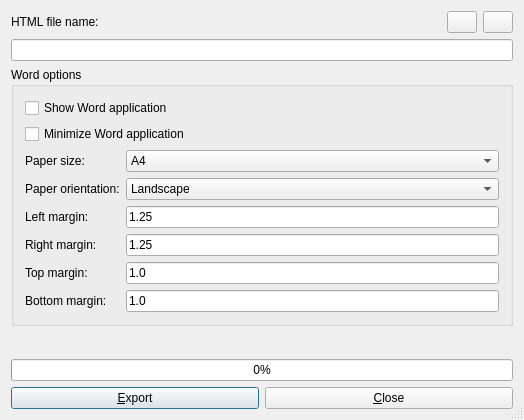
<ui version="4.0" >
 <class>ExportWordDialog_base</class>
 <widget class="QDialog" name="ExportWordDialog_base" >
  <property name="geometry" >
   <rect>
    <x>0</x>
    <y>0</y>
    <width>524</width>
    <height>420</height>
   </rect>
  </property>
  <property name="windowTitle" >
   <string>Export HTML report to Word</string>
  </property>
  <property name="windowIcon">
   <iconset resource="gex.qrc">
    <normaloff>:/gex/icons/gex_application_48x48.png</normaloff>:/gex/icons/gex_application_48x48.png</iconset>
  </property>
  <property name="autoFillBackground" >
   <bool>true</bool>
  </property>
  <property name="sizeGripEnabled" >
   <bool>true</bool>
  </property>
  <layout class="QVBoxLayout" >
   <item>
    <layout class="QHBoxLayout" >
     <item>
      <widget class="QLabel" name="labelFileName" >
       <property name="text" >
        <string>HTML file name:</string>
       </property>
       <property name="wordWrap" >
        <bool>false</bool>
       </property>
      </widget>
     </item>
     <item>
      <widget class="QPushButton" name="buttonSelect" >
       <property name="sizePolicy" >
        <sizepolicy vsizetype="Fixed" hsizetype="Fixed" >
         <horstretch>0</horstretch>
         <verstretch>0</verstretch>
        </sizepolicy>
       </property>
       <property name="maximumSize" >
        <size>
         <width>30</width>
         <height>30</height>
        </size>
       </property>
       <property name="toolTip" >
        <string>Select the HTML file to export</string>
       </property>
       <property name="text" >
        <string/>
       </property>
       <property name="icon" >
        <iconset resource="C:/Work/Dev_QT4/Galaxy_Products/gex_product/gex/sources/gex.qrc" >
         <normaloff>:/gex/icons/file_open.png</normaloff>:/gex/icons/file_open.png</iconset>
       </property>
       <property name="iconSize" >
        <size>
         <width>32</width>
         <height>32</height>
        </size>
       </property>
      </widget>
     </item>
     <item>
      <widget class="QPushButton" name="buttonProperties" >
       <property name="sizePolicy" >
        <sizepolicy vsizetype="Fixed" hsizetype="Fixed" >
         <horstretch>0</horstretch>
         <verstretch>0</verstretch>
        </sizepolicy>
       </property>
       <property name="maximumSize" >
        <size>
         <width>30</width>
         <height>30</height>
        </size>
       </property>
       <property name="toolTip" >
        <string>HTML properties</string>
       </property>
       <property name="text" >
        <string/>
       </property>
       <property name="icon" >
        <iconset resource="C:/Work/Dev_QT4/Galaxy_Products/gex_product/gex/sources/gex.qrc" >
         <normaloff>:/gex/icons/properties.png</normaloff>:/gex/icons/properties.png</iconset>
       </property>
       <property name="iconSize" >
        <size>
         <width>32</width>
         <height>32</height>
        </size>
       </property>
      </widget>
     </item>
    </layout>
   </item>
   <item>
    <widget class="QLineEdit" name="editFileName" >
     <property name="readOnly" >
      <bool>true</bool>
     </property>
    </widget>
   </item>
   <item>
    <widget class="QGroupBox" name="groupWordOptions_2" >
     <property name="title" >
      <string>Word options</string>
     </property>
     <layout class="QGridLayout" name="gridLayout" >
      <item row="0" column="0" >
       <widget class="QCheckBox" name="checkBoxShowWordApplication" >
        <property name="text" >
         <string>Show Word application</string>
        </property>
       </widget>
      </item>
      <item row="1" column="0" >
       <widget class="QCheckBox" name="checkBoxMinimizeWordApplication" >
        <property name="text" >
         <string>Minimize Word application</string>
        </property>
       </widget>
      </item>
      <item row="2" column="0" >
       <layout class="QGridLayout" >
        <item row="2" column="0" >
         <widget class="QLabel" name="labelMargin_left" >
          <property name="text" >
           <string>Left margin:</string>
          </property>
          <property name="wordWrap" >
           <bool>false</bool>
          </property>
          <property name="buddy" >
           <cstring>editMargin_left</cstring>
          </property>
         </widget>
        </item>
        <item row="3" column="1" >
         <widget class="QLineEdit" name="editMargin_right" >
          <property name="text" >
           <string>1.25</string>
          </property>
         </widget>
        </item>
        <item row="5" column="1" >
         <widget class="QLineEdit" name="editMargin_bottom" >
          <property name="text" >
           <string>1.0</string>
          </property>
         </widget>
        </item>
        <item row="4" column="0" >
         <widget class="QLabel" name="labelMargin_Top" >
          <property name="text" >
           <string>Top margin:</string>
          </property>
          <property name="wordWrap" >
           <bool>false</bool>
          </property>
          <property name="buddy" >
           <cstring>editMargin_top</cstring>
          </property>
         </widget>
        </item>
        <item row="2" column="1" >
         <widget class="QLineEdit" name="editMargin_left" >
          <property name="text" >
           <string>1.25</string>
          </property>
         </widget>
        </item>
        <item row="5" column="0" >
         <widget class="QLabel" name="labelMargin_bottom" >
          <property name="text" >
           <string>Bottom margin:</string>
          </property>
          <property name="wordWrap" >
           <bool>false</bool>
          </property>
          <property name="buddy" >
           <cstring>editMargin_bottom</cstring>
          </property>
         </widget>
        </item>
        <item row="4" column="1" >
         <widget class="QLineEdit" name="editMargin_top" >
          <property name="text" >
           <string>1.0</string>
          </property>
         </widget>
        </item>
        <item row="0" column="1" >
         <widget class="QComboBox" name="comboPaperSize" >
          <item>
           <property name="text" >
            <string>A4</string>
           </property>
          </item>
          <item>
           <property name="text" >
            <string>Letter</string>
           </property>
          </item>
         </widget>
        </item>
        <item row="1" column="0" >
         <widget class="QLabel" name="labelPaperOrientation" >
          <property name="text" >
           <string>Paper orientation:</string>
          </property>
          <property name="wordWrap" >
           <bool>false</bool>
          </property>
          <property name="buddy" >
           <cstring>comboPaperOrientation</cstring>
          </property>
         </widget>
        </item>
        <item row="0" column="0" >
         <widget class="QLabel" name="labelPaperSize" >
          <property name="text" >
           <string>Paper size:</string>
          </property>
          <property name="wordWrap" >
           <bool>false</bool>
          </property>
          <property name="buddy" >
           <cstring>comboPaperSize</cstring>
          </property>
         </widget>
        </item>
        <item row="3" column="0" >
         <widget class="QLabel" name="labelMargin_Right" >
          <property name="text" >
           <string>Right margin:</string>
          </property>
          <property name="wordWrap" >
           <bool>false</bool>
          </property>
          <property name="buddy" >
           <cstring>editMargin_right</cstring>
          </property>
         </widget>
        </item>
        <item row="1" column="1" >
         <widget class="QComboBox" name="comboPaperOrientation" >
          <item>
           <property name="text" >
            <string>Landscape</string>
           </property>
          </item>
          <item>
           <property name="text" >
            <string>Portrait</string>
           </property>
          </item>
         </widget>
        </item>
       </layout>
      </item>
     </layout>
    </widget>
   </item>
   <item>
    <spacer name="spacer3" >
     <property name="orientation" >
      <enum>Qt::Vertical</enum>
     </property>
     <property name="sizeType" >
      <enum>QSizePolicy::Expanding</enum>
     </property>
     <property name="sizeHint" stdset="0" >
      <size>
       <width>16</width>
       <height>31</height>
      </size>
     </property>
    </spacer>
   </item>
   <item>
    <layout class="QVBoxLayout" >
     <item>
      <widget class="QProgressBar" name="progressBar" >
       <property name="value" >
        <number>0</number>
       </property>
       <property name="alignment" >
        <set>Qt::AlignCenter</set>
       </property>
      </widget>
     </item>
     <item>
      <layout class="QHBoxLayout" >
       <property name="spacing" >
        <number>6</number>
       </property>
       <property name="margin" >
        <number>0</number>
       </property>
       <item>
        <widget class="QPushButton" name="buttonExport" >
         <property name="text" >
          <string>&amp;Export</string>
         </property>
         <property name="shortcut" >
          <string>Alt+E</string>
         </property>
         <property name="autoDefault" >
          <bool>true</bool>
         </property>
         <property name="default" >
          <bool>true</bool>
         </property>
        </widget>
       </item>
       <item>
        <widget class="QPushButton" name="buttonClose" >
         <property name="text" >
          <string>&amp;Close</string>
         </property>
         <property name="shortcut" >
          <string>Alt+C</string>
         </property>
         <property name="autoDefault" >
          <bool>true</bool>
         </property>
        </widget>
       </item>
      </layout>
     </item>
    </layout>
   </item>
  </layout>
 </widget>
 <layoutdefault spacing="6" margin="11" />
 <resources>
  <include location="gex.qrc"/>
 </resources>
 <connections/>
</ui>
